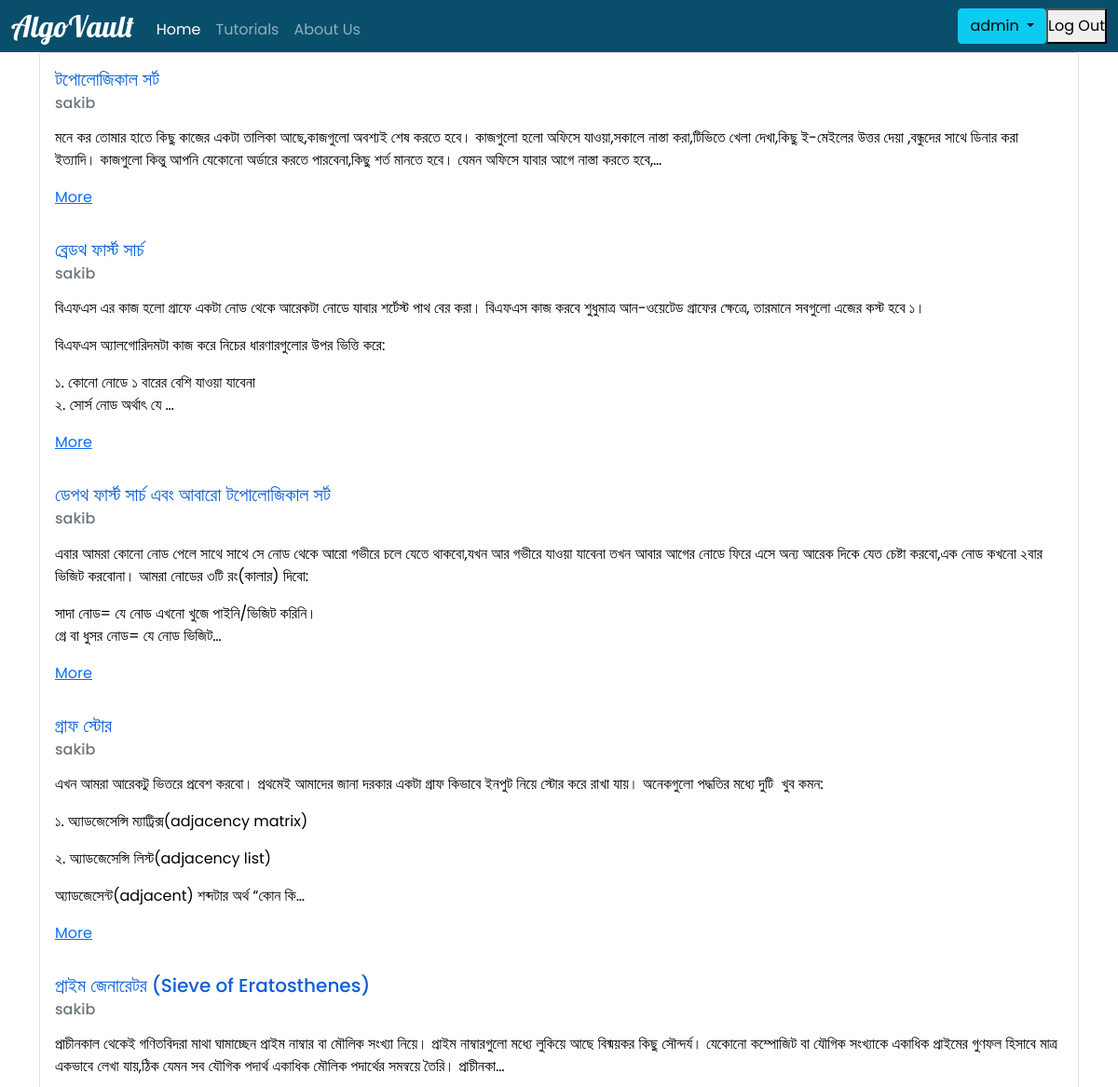
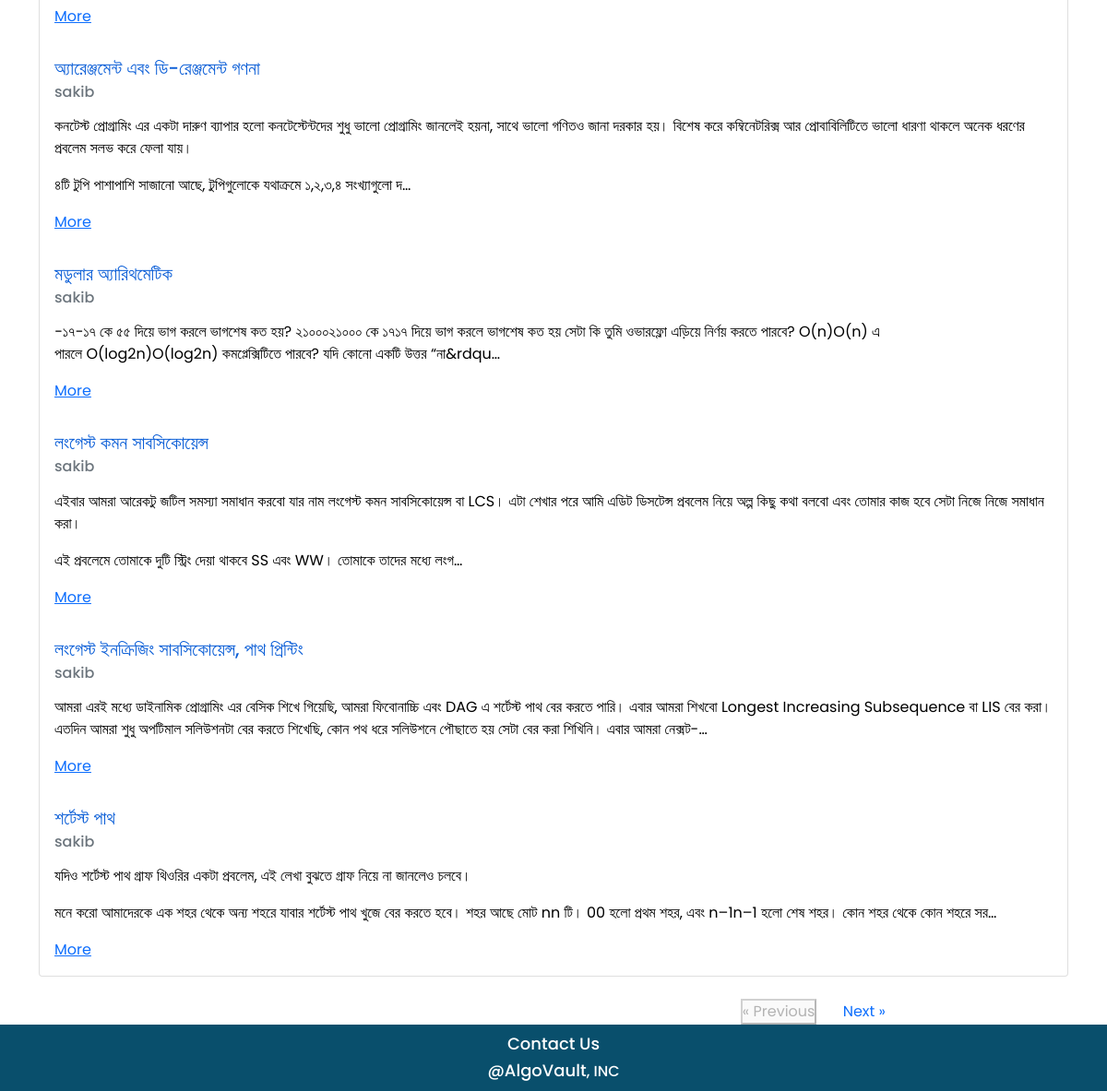
Screenshot of / (signed in) with the database file from the repository (2 pictures, top to bottom).
### main_app/models.py (models this page shows, shortened)
class Tutorial(models.Model):
    tag_choices = (
        ('প্রোগ্রামিং বাসিক', 'রোগ্রামিং বাসিক'),
        ('নাম্বার থিওরি', 'নাম্বার থিওরি'),
        ('ডাটা স্ট্রাকচার', 'ডাটা স্ট্রাকচার'),
        ('ডাইনামিক প্রোগ্রামিং', 'ডাইনামিক প্রোগ্রামিং'),
        ('গ্রাফ থিওরি', 'গ্রাফ থিওরি')
    )
    level_choices = (
        (1, 1), (2, 2), (3, 3), (4, 4), (5, 5)
    )
    title = models.CharField(max_length=200, null=True)
    tag = models.CharField(max_length=100, choices=tag_choices)
    level = models.IntegerField(null=True, choices=level_choices)
    content = RichTextField()
    isApproved = models.BooleanField(default=False)
    author = models.ForeignKey(User, on_delete=models.CASCADE)

### main_app/views.py (the view)
# urls.py: path('', views.Home, name='home'),
def Home(request):
    tut_obj = Tutorial.objects.filter(isApproved=True).order_by('-id')
    paginator = Paginator(tut_obj, 10)
    page_num = request.GET.get('page', 1)
    try:
        details = paginator.page(page_num)
    except PageNotAnInteger:
        details = paginator.page(1)
    except EmptyPage:
        details = paginator.page(paginator.num_pages)
    return render(request, 'main_app/home.html', {'tutorials': details})

### main_app/Templates/main_app/home.html (shortened to what this page needs)
<!DOCTYPE html>
{% load static %}
<html lang="en">
<head>
   <link rel="stylesheet" href="{% static 'main_app/home.css' %}">
    <link rel="stylesheet" href="{% static 'main_app/all.css' %}">
    <link rel="stylesheet" href="{% static 'main_app/bootstrap.min.css' %}">
</head>
<body>
  <section>
   <nav class="navbar navbar-expand-md navbar-dark">
    <div class="container-fluid">
      <a class="navbar-brand" href="{% url 'home' %}">AlgoVault</a>
    <div class="collapse navbar-collapse" id="navbarSupportedContent">
        <ul class="navbar-nav me-auto mb-1 ">
        <li class="nav-item">
            <a class="nav-link active" area-current="page" href="{% url 'home' %}">Home</a>
        </li>
        <li class="nav-item">
            <a class="nav-link" href="{% url 'tutorials' %}">Tutorials</a>
        </li>
        <li class="nav-item">
            <a class="nav-link" href="{% url 'aboutUs' %}">About Us</a>
        </li>
        </ul>
    {% if user.is_authenticated %}
        <form class="d-flex ">
            <div class="dropdown">
                <button class="btn btn-info dropdown-toggle" type="button" id="dropdownMenuButton" data-toggle="dropdown" aria-haspopup="true" aria-expanded="false">
                    {{ user.username }}
                </button>
            </div>
                 <button class="shuvo" type="submit" formaction="{% url 'logout' %}">Log Out</button>
        </form>
    {% endif %}
    </div>
    </div>
    </nav>
    </section>
    <div class="container">
        <div class="card" >
            {% for tut in tutorials %}
                <div class="card-body">
                  <h5 class="card-title" style="color: #0b5ed7">{{ tut.title }}</h5>
                  <h6 class="card-subtitle mb-2 text-muted"> {{ tut.author.username }}  </h6>
                  <p class="card-text" style="color: black">{{ tut.content | safe | truncatechars_html:300 }}</p>
                  <a href="{% url 'tutDetails' tut.id %}" class="card-link">More</a>
                </div>
            {% endfor %}
    </div>
    </div>
  <div style="text-align: right; margin-top: 2%;">
            {% if tutorials.has_previous %}
                <a href="?page={{ tutorials.previous_page_number }}" class="previous hover" style="margin-right: 2%; text-decoration: none;">&laquo; Previous</a>
            {% else %}
                <button type="button" disabled style="margin-right: 2%; text-decoration: none;">&laquo; Previous</button>
            {% endif %}
            {% if tutorials.has_next %}
                <a href="?page={{ tutorials.next_page_number }}" class="next hover" style="margin-right: 20%; text-decoration: none;">Next &raquo;</a>
            {% else %}
                <button type="button" disabled style="margin-right: 20%;">Next &raquo;</button>
            {% endif %}
        </div>
        <footer  >
            <h6> <a href="{% url 'contactUs' %}">Contact Us</a> </h6>
            <h6> <a href="#">@AlgoVault</a>, INC</h6>
        </footer>
</body>
</html>

### main_app/static/main_app/home.css (style rules this page uses)
body { background-color: FFFFFF !important; color: rgb(204, 204, 204) !important; }
footer { height: 36px; font-family: 'Poppins', sans-serif; font-style: normal; font-weight: bold; font-size: 1em; line-height: 36px; text-align: center; margin-top:7px; color: white; }
footer { text-decoration: none; background-color: rgb(148, 181, 231); color:white; margin-top: 0vh; background: #094F6C; padding-top: 10px; height: 72px; }
footer a { text-decoration: none; color: white; font-size: 18px; font-style: normal; margin-top: 80px!important; }
.navbar { background-color: #094F6C; height: 7vh!important; }
.navbar-brand { font-family: 'Lobster', cursive; font-style: normal; font-weight: normal; font-size: 2rem!important; font-weight: 500; }
.nav-link { font-family: 'Poppins', sans-serif; font-style: normal; font-size: 1em; line-height: 0px; justify-content: space-between; margin-top:1.5vh; }
* { margin:0px; padding: 0; font-family: 'poppins', sans-serif; box-sizing: border-box; }

### rows the page displays
Tutorial: title "টপোলোজিকাল সর্ট", author.username "sakib", content "মনে কর তোমার হাতে কিছু কাজের একটা তালিকা আছে,কাজগুলো অবশ্যই শেষ করতে হবে। কাজগুলো হলো অফিসে যাওয়া,সকালে নাস্তা করা,টিভিতে খেলা দেখা,কিছু ই-মেইলের উত্তর দেয়া ,বন্ধুদের সাথে ডিনার করা ইত্যাদি। কাজগুলো কিন্তু আপনি যেকোনো অর্ডারে করতে পারবেনা,কিছু শর্ত মানতে হবে। যেমন অফিসে যাবার আগে নাস্তা করতে হবে,…"
Tutorial: title "ব্রেডথ ফার্স্ট সার্চ", author.username "sakib", content "বিএফএস এর কাজ হলো গ্রাফে একটা নোড থেকে আরেকটা নোডে যাবার শর্টেস্ট পাথ বের করা। বিএফএস কাজ করবে শুধুমাত্র আন-ওয়েটেড গ্রাফের ক্ষেত্রে, তারমানে সবগুলো এজের কস্ট হবে ১। বিএফএস অ্যালগোরিদমটা কাজ করে নিচের ধারণারগুলোর উপর ভিত্তি করে: ১. কোনো নোডে ১ বারের বেশি যাওয়া যাবেনা ২. সোর্স নোড অর্থাৎ যে …"
Tutorial: title "ডেপথ ফার্স্ট সার্চ এবং আবারো টপোলোজিকাল সর্ট", author.username "sakib", content "এবার আমরা কোনো নোড পেলে সাথে সাথে সে নোড থেকে আরো গভীরে চলে যেতে থাকবো,যখন আর গভীরে যাওয়া যাবেনা তখন আবার আগের নোডে ফিরে এসে অন্য আরেক দিকে যেত চেষ্টা করবো,এক নোড কখনো ২বার ভিজিট করবোনা। আমরা নোডের ৩টি রং(কালার) দিবো: সাদা নোড= যে নোড এখনো খুজে পাইনি/ভিজিট করিনি। গ্রে বা ধুসর নোড= যে নোড ভিজিট…"
Tutorial: title "গ্রাফ স্টোর", author.username "sakib", content "এখন আমরা আরেকটু ভিতরে প্রবেশ করবো। প্রথমেই আমাদের জানা দরকার একটা গ্রাফ কিভাবে ইনপুট নিয়ে স্টোর করে রাখা যায়। অনেকগুলো পদ্ধতির মধ্যে দুটি খুব কমন: ১. অ্যাডজেসেন্সি ম্যাট্রিক্স(adjacency matrix) ২. অ্যাডজেসেন্সি লিস্ট(adjacency list) অ্যাডজেসেন্ট(adjacent) শব্দটার অর্থ “কোন কি…"
Tutorial: title "প্রাইম জেনারেটর (Sieve of Eratosthenes)", author.username "sakib", content "প্রাচীনকাল থেকেই গণিতবিদরা মাথা ঘামাচ্ছেন প্রাইম নাম্বার বা মৌলিক সংখ্যা নিয়ে। প্রাইম নাম্বারগুলো মধ্যে লুকিয়ে আছে বিষ্ময়কর কিছু সৌন্দর্য। যেকোনো কম্পোজিট বা যৌগিক সংখ্যাকে একাধিক প্রাইমের গুণফল হিসাবে মাত্র একভাবে লেখা যায়,ঠিক যেমন সব যৌগিক পদার্থ একাধিক মৌলিক পদার্থের সমন্বয়ে তৈরি। প্রাচীনকা…"
Tutorial: title "অ্যারেঞ্জমেন্ট এবং ডি-রেঞ্জমেন্ট গণনা", author.username "sakib", content "কনটেস্ট প্রোগ্রামিং এর একটা দারুণ ব্যাপার হলো কনটেস্টেন্টদের শুধু ভালো প্রোগ্রামিং জানলেই হয়না, সাথে ভালো গণিতও জানা দরকার হয়। বিশেষ করে কম্বিনেটরিক্স আর প্রোবাবিলিটিতে ভালো ধারণা থাকলে অনেক ধরণের প্রবলেম সলভ করে ফেলা যায়। ৪টি টুপি পাশাপাশি সাজানো আছে, টুপিগুলোকে যথাক্রমে ১,২,৩,৪ সংখ্যাগুলো দ…"
Tutorial: title "মডুলার অ্যারিথমেটিক", author.username "sakib", content "−১৭−১৭ কে ৫৫ দিয়ে ভাগ করলে ভাগশেষ কত হয়? ২১০০০২১০০০ কে ১৭১৭ দিয়ে ভাগ করলে ভাগশেষ কত হয় সেটা কি তুমি ওভারফ্লো এড়িয়ে নির্ণয় করতে পারবে? O(n)O(n) এ পারলে O(log2n)O(log2⁡n) কমপ্লেক্সিটিতে পারবে? যদি কোনো একটি উত্তর “না&rdqu…"
Tutorial: title "লংগেস্ট কমন সাবসিকোয়েন্স", author.username "sakib", content "এইবার আমরা আরেকটু জটিল সমস‍্যা সমাধান করবো যার নাম লংগেস্ট কমন সাবসিকোয়েন্স বা LCS। এটা শেখার পরে আমি এডিট ডিসটেন্স প্রবলেম নিয়ে অল্প কিছু কথা বলবো এবং তোমার কাজ হবে সেটা নিজে নিজে সমাধান করা। এই প্রবলেমে তোমাকে দুটি স্ট্রিং দেয়া থাকবে SS এবং WW। তোমাকে তাদের মধ‍্যে লংগ…"
Tutorial: title "লংগেস্ট ইনক্রিজিং সাবসিকোয়েন্স, পাথ প্রিন্টিং", author.username "sakib", content "আমরা এরই মধ‍্যে ডাইনামিক প্রোগ্রামিং এর বেসিক শিখে গিয়েছি, আমরা ফিবোনাচ্চি এবং DAG এ শর্টেস্ট পাথ বের করতে পারি। এবার আমরা শিখবো Longest Increasing Subsequence বা LIS বের করা। এতদিন আমরা শুধু অপটিমাল সলিউশনটা বের করতে শিখেছি, কোন পথ ধরে সলিউশনে পৌছাতে হয় সেটা বের করা শিখিনি। এবার আমরা নেক্সট-…"
Tutorial: title "শর্টেস্ট পাথ", author.username "sakib", content "যদিও শর্টেস্ট পাথ গ্রাফ থিওরির একটা প্রবলেম, এই লেখা বুঝতে গ্রাফ নিয়ে না জানলেও চলবে। মনে করো আমাদেরকে এক শহর থেকে অন‍্য শহরে যাবার শর্টেস্ট পাথ খুজে বের করতে হবে। শহর আছে মোট nn টি। 00 হলো প্রথম শহর, এবং n–1n–1 হলো শেষ শহর। কোন শহর থেকে কোন শহরে সর…"

### other values shown
{{ user.username }} "admin"
